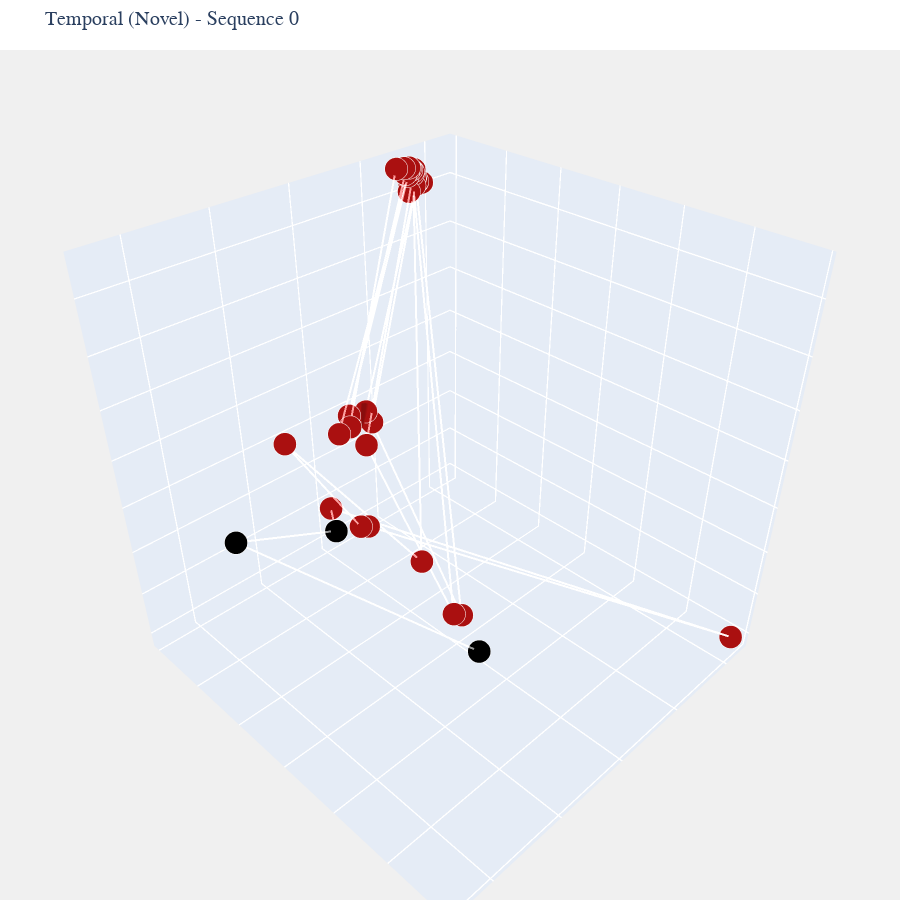
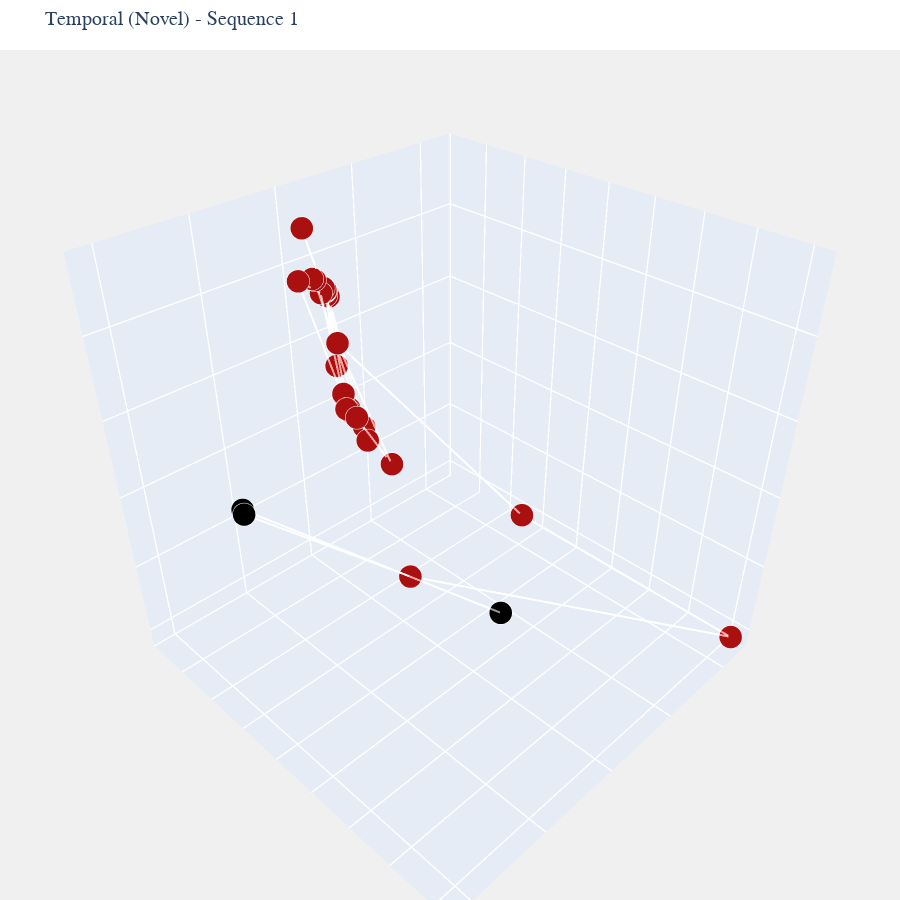
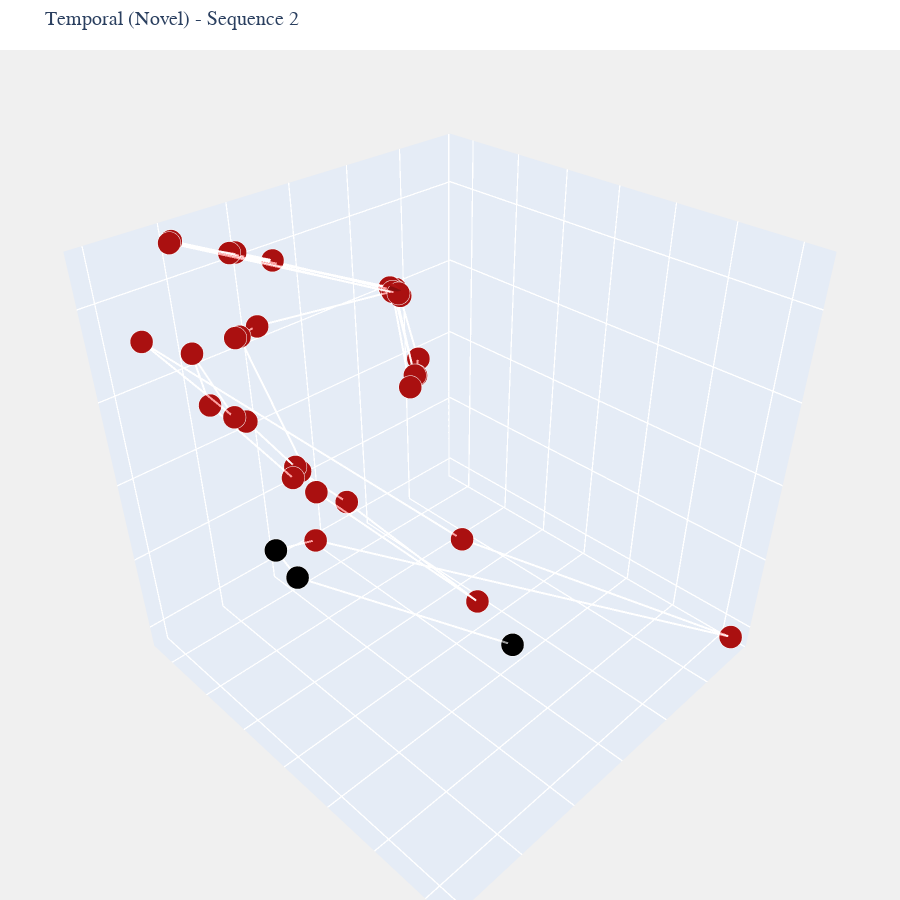

Here is the notebook cell these charts were saved with, in order:
### Code cell
# Example: Compare different sequences for the same activation type
for seq_idx in [0, 1, 2]:
    fig = plot_interactive_trajectory(
        results,
        tokens_BP,
        tokenizer,
        act_type="temporal/pred_codes",
        sequence_idx=seq_idx,
        title=f"Temporal (Novel) - Sequence {seq_idx}",
        end_color=color_map["temporal/pred_codes"]
    )
    fig.show()
